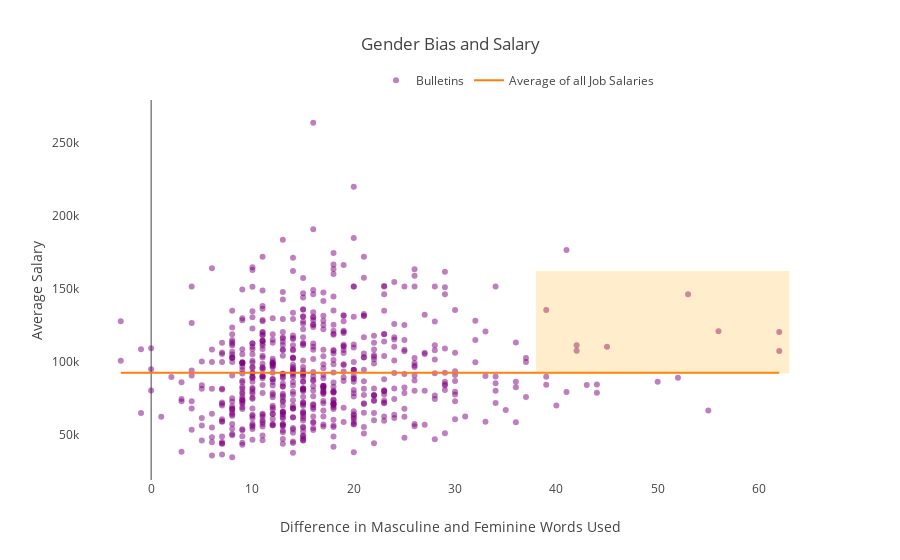

Notebook code for this chart:
### Markdown cell above
> - We can observe that roles like "Planner", "Analysts", "Architects", "Programmers" shows high masculine bias in the job descriptions. And interesting to note that the salaries offered for these roles are all on the higher ends as well. The green line in this graph is the average salary of all the job roles. We can observe that most of the roles in the left graph have equal to or greater than average salaries.      
> - The average salary of roles having high masculine bias is about 102.7K while it is about 71K for roles having low masculine bias.     
> - In contrast to roles like Educator, Trainee, Instructor having less masculine bias but also the salaries are on lower end, even less than average.   

<div id="2.6"></div>
## <font color="#ff3fb5">2.6 Are (Masculine) Classes Offered Higher Salaries ?</font>  

Is it true that the job roles which tend to attract more male applicants are also offered higher than average salaries. Let's plot the salary and gender bias distribution.

### Code cell
t = gender_df[gender_df["_salary"] > 0]
trace = go.Scatter(x = t['difference']*-1, y = t['_salary'], text = t['title'],
                   mode = 'markers', marker=dict(color="purple", opacity=0.5), name='Bulletins')

layout = {
    'xaxis' : {'title' : "Difference in Masculine and Feminine Words Used", 'showgrid' : False},
    'yaxis' : {'title' : "Average Salary", 'showgrid' : False},
    'title' : "Gender Bias and Salary",
    'legend': {"x" : 0.4, "y" : 1.09, "orientation" : 'h'},
    'shapes': [
        {
            'type': 'rect',
            'xref': 'x',
            'yref': 'paper',
            'x0': 38,
            'y0': 0.28,
            'x1': 63,
            'y1': 0.55,
            'fillcolor': 'orange',
            'opacity': 0.2,
            'line': {
                'width': 0,
            }
        }]}


trace1 = go.Scatter(x = t['difference']*-1, 
                    y = [np.mean(t['_salary'])]*len(gender_df), mode = 'lines',
                    name = 'Average of all Job Salaries')
fig = go.Figure(data = [trace, trace1], layout = layout)
iplot(fig)

### Figure 1 — Plotly figure (JSON) as saved in the notebook; plotly's stock layout.template omitted (floating-point values rounded to 4 significant figures; data arrays with more than 128 entries replaced by an {"elided": "..."} marker saying what was removed)
{"data": [{"marker": {"color": "purple", "opacity": 0.5}, "mode": "markers", "name": "Bulletins", "text": {"elided": "640 str values"}, "type": "scatter", "uid": "b4624573-72ce-4f1a-9619-3b88e209805a", "x": {"elided": "640 int values"}, "y": {"elided": "640 float values"}}, {"mode": "lines", "name": "Average of all Job Salaries", "type": "scatter", "uid": "f3a59d75-d666-456c-831b-c449c3f65b27", "x": {"elided": "640 int values"}, "y": {"elided": "682 float values"}}], "layout": {"legend": {"orientation": "h", "x": 0.4, "y": 1.09}, "shapes": [{"fillcolor": "orange", "line": {"width": 0}, "opacity": 0.2, "type": "rect", "x0": 38, "x1": 63, "xref": "x", "y0": 0.28, "y1": 0.55, "yref": "paper"}], "title": {"text": "Gender Bias and Salary"}, "xaxis": {"showgrid": false, "title": {"text": "Difference in Masculine and Feminine Words Used"}}, "yaxis": {"showgrid": false, "title": {"text": "Average Salary"}}}}
